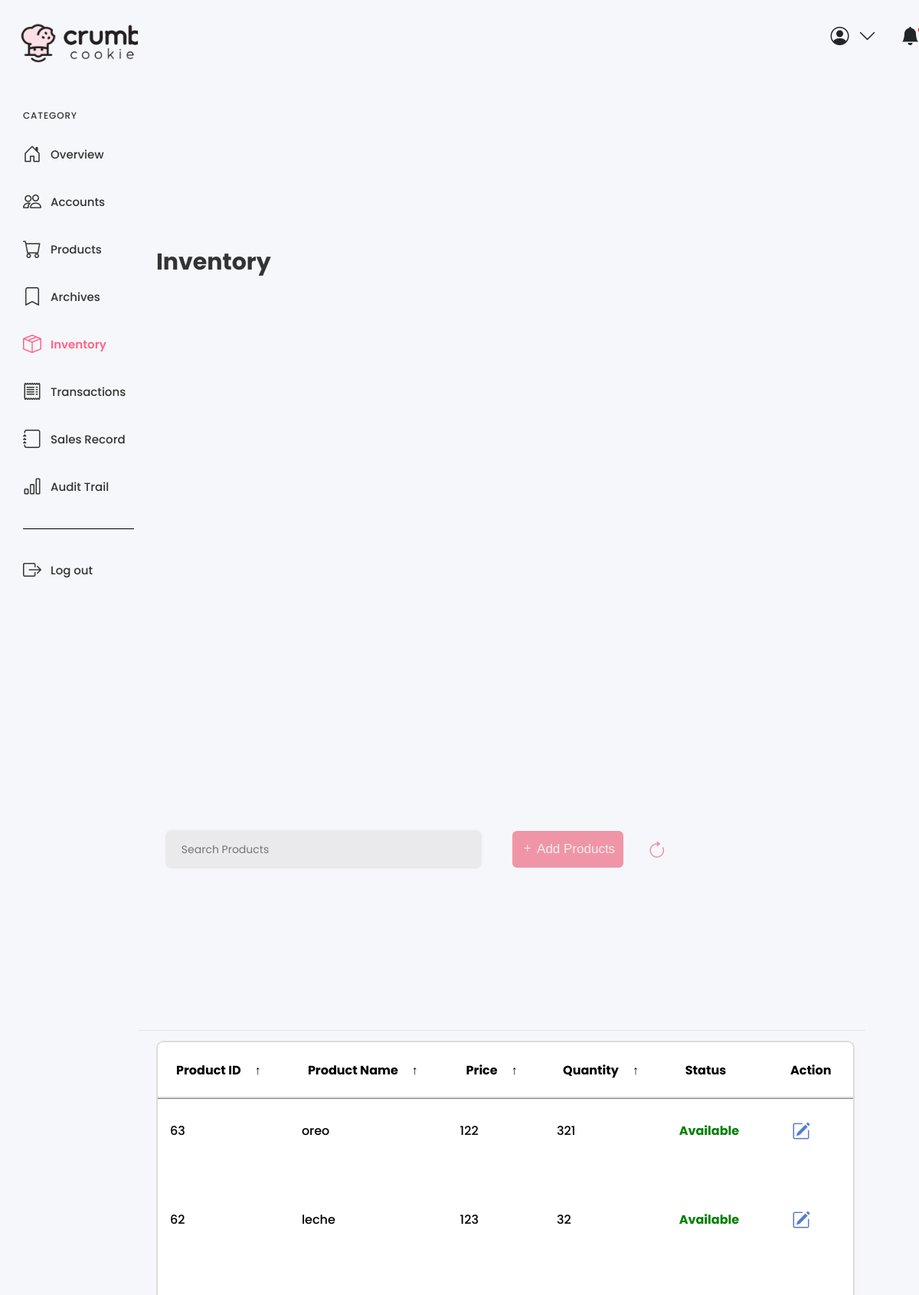
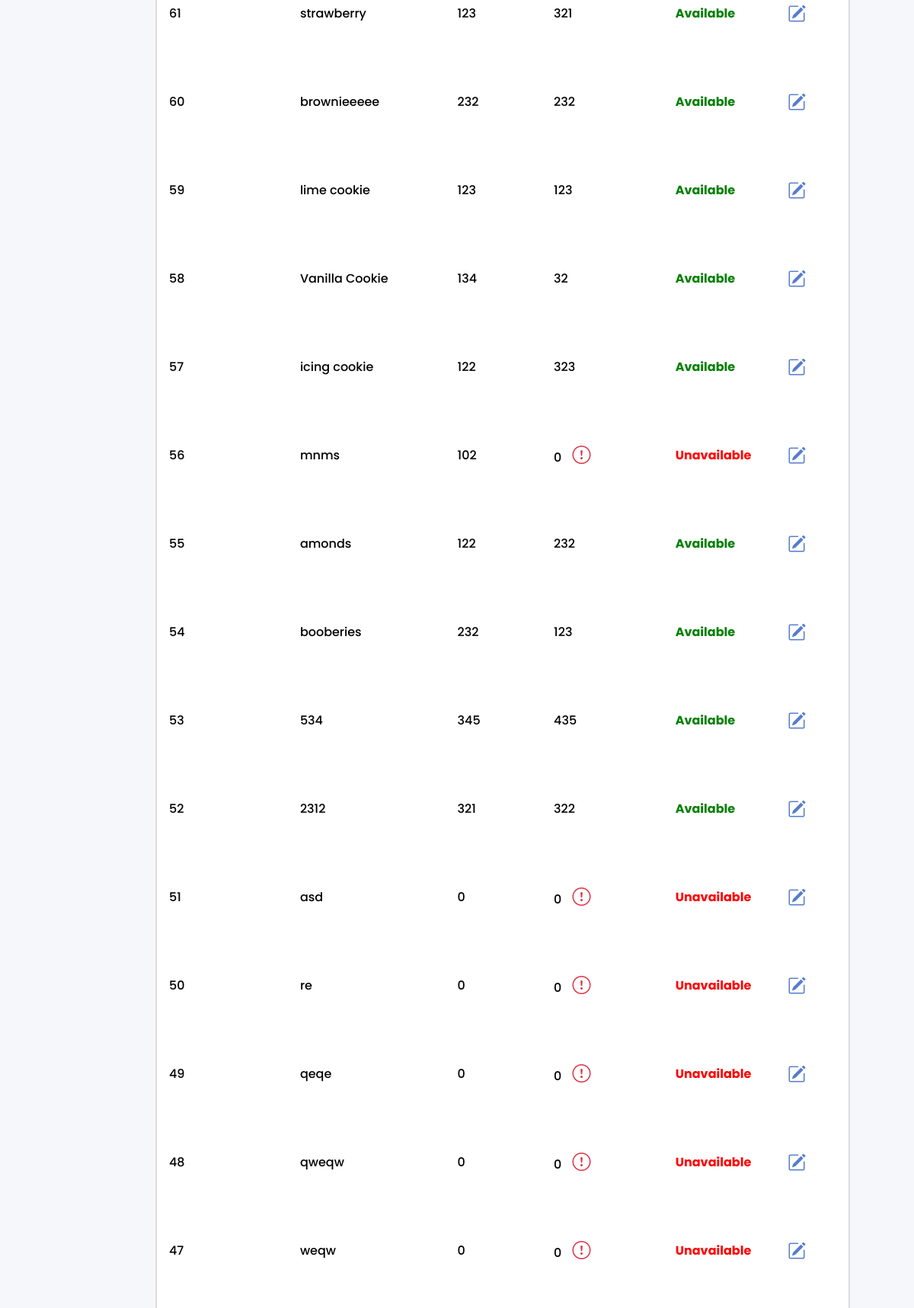
The page /inventory.php (upper part) on the database its author committed (2 pictures, top to bottom).
### tables this page shows
CREATE TABLE `product_table` (
  `product_id` int(11) NOT NULL AUTO_INCREMENT,
  `product_name` varchar(45) DEFAULT NULL,
  `description` varchar(70) DEFAULT NULL,
  `price` decimal(10,0) DEFAULT NULL,
  `quantity_available` int(11) DEFAULT NULL,
  `img` varchar(45) DEFAULT NULL,
  `status` enum('Available','Unavailable') DEFAULT NULL,
  PRIMARY KEY (`product_id`)
);

### inventory.php (the view, shortened to what this page needs)
<!doctype html>
<html lang="en">
  <head>
    <link rel="stylesheet" href="style.css">
    <link href="https://cdn.jsdelivr.net/npm/bootstrap@5.3.3/dist/css/bootstrap.min.css" rel="stylesheet">
    <link href="https://cdn.jsdelivr.net/npm/bootstrap-icons@1.8.0/font/bootstrap-icons.css" rel="stylesheet">
</head>
  <body>
  <div class="sidebar">
  <a class="logo" href="dashboard.php">
    <img src="images/logopic.png" alt="Logo">
  </a>
  <div class="side-wrapper">
   <div class="side-title">CATEGORY</div>
   <div class="side-menu">
    <a class="sidebar-link" href="dashboard.php">
     <i class="bi bi-house-door icon"></i>
     Overview
    </a>
    <a class="sidebar-link" href="accounts.php">
     <i class="bi bi-people"></i>
     Accounts
    </a>
    <a class="sidebar-link" href="products.php">
     <i class="bi bi-cart icon"></i>
     Products
    </a>
    <a class="sidebar-link" href="archives.php">
     <i class="bi bi-bookmark"></i>
     Archives
    </a>
    <a class="sidebar-link is-active" href="inventory.php">
     <i class="bi bi-box-seam icon"></i>
     Inventory
    </a>
	<a class="sidebar-link" href="transactions.php">
     <i class="bi bi-receipt"></i>
     Transactions
    </a>
    <a class="sidebar-link" href="salesrecord.php">
     <i class="bi bi-journal icon"></i>
     Sales Record
    </a>
    <a class="sidebar-link" href="audittrail.php">
     <i class="bi bi-bar-chart icon"></i>
     Audit Trail
    </a>
   </div>
  </div>
  <div class="side-wrapper">
   <div class="side-menu">
    <a class="sidebar-link" href="logout.php">
     <i class="bi bi-box-arrow-right icon"></i>
     Log out
    </a>
   </div>
  </div>
 </div>
 <div class="wrapper-table">
  <div class="header">
   <div class="user-settings-container">
      <div class="user-settings">
        <i class="bi bi-person-circle"></i>
        <i class="bi bi-chevron-down"></i>
      </div>
      <div class="user-settings">
        <div class="notify">
          <i class="bi bi-bell-fill"></i>
        </div>
      </div>
    </div>
  </div>
  <div class="main-container">
   <div class="main-header anim" style="--delay: 0s">Inventory</div>
</div>
<?php
include "dbconnect.php";
            ?>
            <?php
$selectsql = "SELECT * FROM product_table ORDER BY product_id DESC";
$result = $conn->query($selectsql);
function getStockStatus($quantity) {
  return $quantity < 5 ? '<i class="bi bi-exclamation-circle text-danger" title="Low Stock"></i>' : '';
}
function getProductStatus($quantity) {
  return $quantity > 0 ? 'Available' : 'Unavailable';
}
if ($result->num_rows > 0) {
  echo "<main class='table anim' style='--delay: .4s' id='user_table'>";
  echo "<section class='table__header anim' style='--delay: .2s'>";
  echo "<div class='input-group'>";
  echo "<input type='search' name='search' class='search-input' placeholder='Search Products'>";
  echo "</div>";
  echo "<button type='button' class='btn btn-pink bi bi-plus' data-bs-toggle='modal' data-bs-target='#pinkModal'> Add Products</button>";
  echo "<button id='refreshButton' class='btn-refresh'><i class='bi bi-arrow-clockwise'></i></button>";
  echo "</section>";
  echo "<section class='table__body'>";
  echo "<table>";
  echo "<thead>";
  echo "<tr>";
  echo "<th>Product ID <span class='icon-arrow'>&UpArrow;</span></th>";
  echo "<th>Product Name <span class='icon-arrow'>&UpArrow;</span></th>";
  echo "<th>Price <span class='icon-arrow'>&UpArrow;</span></th>";
  echo "<th>Quantity <span class='icon-arrow'>&UpArrow;</span></th>";
  echo "<th>Status</th>";
  echo "<th>Action</th>";
  echo "</tr>";
  echo "</thead>";
  echo "<tbody>";
       foreach ($result as $fielddata) {
        $status_class = $fielddata['quantity_available'] > 0 ? 'available-status' : 'unavailable-status';
        echo "<tr>";
        echo "<td>" . $fielddata['product_id'] . "</td>";
        echo "<td>" . $fielddata['product_name'] . "</td>";
        echo "<td>" . $fielddata['price'] . "</td>";
        echo "<td class='fielddata-quantity'>" . $fielddata['quantity_available'] . " " . getStockStatus($fielddata['quantity_available']) . "</td>";
        echo "<td class='$status_class'>" . getProductStatus($fielddata['quantity_available']) . "</td>";
        echo "<td>";
        echo "<button class='edit-button' type='button' data-bs-toggle='collapse' data-bs-target='#collapseEdit_" . $fielddata['product_id'] . "' aria-expanded='false' aria-controls='collapseEdit_" . $fielddata['product_id'] . "'><i class='bi bi-pencil-square'></i></button>";
        echo "</td>";
        echo "</tr>";
        echo "<tr>";
        echo "<td colspan='7' class='border-0'>";
        echo "</td>";
        echo "</tr>";
        }
        echo "</tbody>";
        echo "</table>";
        echo "</section>";
        echo "</main>";
      } else {
        echo "No records found";
        }
        ?>
</body>
</html>

### style.css (style rules this page uses)
* { margin: 0; padding: 0; box-sizing: border-box; font-family: "Poppins", sans-serif; }
:root { --tran-03: all 0.2s ease; --tran-03: all 0.3s ease; --tran-04: all 0.3s ease; --tran-05: all 0.3s ease; --body-font: "Poppins", sans-serif; --theme-bg: #f6f7fb; --body-color: #333; --button-bg: #fdfbff; --border-color: #000; --delay: 0s; }
html { -webkit-font-smoothing: antialiased; }
.sidebar { width: 15%; height: 100%; padding: 30px; display: flex; flex-direction: column; flex-shrink: 0; transition-duration: 0.2s; overflow-y: auto; overflow-x: hidden; }
.sidebar .logo img { width: 200px; height: 100px; margin-top: -1.5rem; margin-left: -1rem; flex-shrink: 0; color: #333; align-items: left; justify-content: left; object-fit: cover; }
.sidebar-link:hover, .sidebar-link.is-active { color: #ff6486; font-weight: 600; }
.side-menu { display: flex; flex-direction: column; }
.side-menu a { display: flex; align-items: center; text-decoration: none; color: var(--body-color); }
.side-menu a + a { margin-top: 26px; }
.bi { font-size: 1.5rem; margin-right: 0.75rem; }
.side-title { font-size: 12px; letter-spacing: 0.07em; margin-bottom: 24px; color: #333; }
.side-wrapper { border-bottom: 1px solid var(--border-color); padding: 36px 0; width: 145px; }
.side-wrapper + .side-wrapper { border-bottom: none; }
.user-settings-container { display: flex; position: relative; left: 60%; }
.user-settings { position: relative; display: flex; align-items: center; margin-left: 20px; cursor: pointer; }
.notify { position: relative; display: flex; align-items: center; }
.main-container { display: flex; flex-direction: column; padding: 0 30px 30px; flex-grow: 1; overflow: auto; }
.anim { animation: bottom 0.8s var(--delay) both; }
.main-header { font-size: 30px; color: #333; font-weight: 700; margin-top: 30px; padding-bottom: 20px; position: sticky; top: 0; left: 0; background: linear-gradient( to bottom, #f6f7fb 0%, #f6f7fb 78%, rgb(31 29 43 / 0%) 100% ); z-index: 11; }
.wrapper-table { display: flex; flex-direction: column; flex-grow: 1; }
.edit-button { background-color: transparent; color: rgba(35, 84, 190, 0.767); border: none; padding: 5px 10px; border-radius: 5px; cursor: pointer; font-size: 28px; }
* { margin: 0; padding: 0; box-sizing: border-box; }
main.table { width: calc(100vw - 200px); max-width: 100%; width: 80vw; height: 85vh; margin-top: 30px; font-size: 16px; overflow: hidden; }
.table__header { position: relative; width: 100%; height: 10%; padding: 0.8rem 1rem; display: flex; justify-content: space-between; align-items: center; background-color: #fff; border-bottom: 1px solid #e4e4e4; }
.table__header .input-group { width: 35%; height: 100%; max-height: 50px; background-color: #fefffe; padding: 0 0.8rem; border: 2px solid gainsboro; border-radius: 1rem; margin-top: 20px; margin-left: 1.5rem; display: flex; justify-content: center; align-items: center; transition: width 0.3s ease, box-shadow 0.3s ease; }
.table__header .input-group input { width: 100%; padding: 0 0.5rem 0 0.3rem; background-color: transparent; border: none; outline: none; }
.table__body { width: 95%; max-height: calc(89% - 1.6rem); background-color: #ffffff; border: 1px solid #e4e4e4; margin: 0.8rem auto; border-radius: 8px; overflow: auto; }
table { width: 100%; border-collapse: collapse; }
thead th { padding: 1rem; position: sticky; top: 0; background-color: #f8f9fa; cursor: pointer; text-transform: capitalize; color: #343a40; z-index: 2; transition: background-color 0.3s ease, color 0.3s ease; }
thead th span.icon-arrow { display: inline-block; width: 1rem; height: 1rem; margin-left: 0.5rem; transition: transform 0.2s ease-in-out; }
tbody tr:nth-child(even) { background-color: #f8f9fa; }
tbody tr td { padding: 1rem; transition: background-color 0.2s ease; }
thead th span.icon-arrow { display: inline-block; width: 1.3rem; height: 1.3rem; border-radius: 50%; border: 1.4px solid transparent; text-align: center; font-size: 1rem; margin-left: 0.5rem; transition: border 0.2s ease-in-out; }

### rows shown on the page
product_table: product_id "63", product_name "oreo", price "122", quantity_available "321", quantity_available "Available"
product_table: product_id "62", product_name "leche", price "123", quantity_available "32", quantity_available "Available"
product_table: product_id "61", product_name "strawberry", price "123", quantity_available "321", quantity_available "Available"
product_table: product_id "60", product_name "brownieeeee", price "232", quantity_available "232", quantity_available "Available"
product_table: product_id "59", product_name "lime cookie", price "123", quantity_available "123", quantity_available "Available"
product_table: product_id "58", product_name "Vanilla Cookie", price "134", quantity_available "32", quantity_available "Available"
product_table: product_id "57", product_name "icing cookie", price "122", quantity_available "323", quantity_available "Available"
product_table: product_id "56", product_name "mnms", price "102", quantity_available "0", quantity_available "Unavailable"
product_table: product_id "55", product_name "amonds", price "122", quantity_available "232", quantity_available "Available"
product_table: product_id "54", product_name "booberies", price "232", quantity_available "123", quantity_available "Available"
product_table: product_id "53", product_name "534", price "345", quantity_available "435", quantity_available "Available"
product_table: product_id "52", product_name "2312", price "321", quantity_available "322", quantity_available "Available"
product_table: product_id "51", product_name "asd", price "0", quantity_available "0", quantity_available "Unavailable"
product_table: product_id "50", product_name "re", price "0", quantity_available "0", quantity_available "Unavailable"
product_table: product_id "49", product_name "qeqe", price "0", quantity_available "0", quantity_available "Unavailable"
product_table: product_id "48", product_name "qweqw", price "0", quantity_available "0", quantity_available "Unavailable"
product_table: product_id "47", product_name "weqw", price "0", quantity_available "0", quantity_available "Unavailable"
